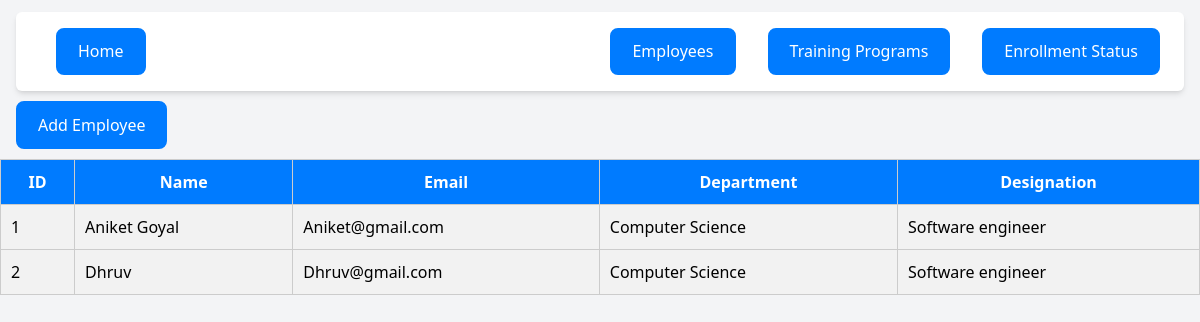
The page /employees on the database its author committed.
### ETT_App/models.py (models this page shows)
class Employee(models.Model):
    name = models.CharField(max_length=100)
    email = models.EmailField(unique=True)
    department = models.CharField(max_length=100)
    designation = models.CharField(max_length=100)

### ETT_App/views.py (the view)
# urls.py: path('employees', views.get_Employees,name='employees'),
def get_Employees(request):
    employees=Employee.objects.all()
    return render(request,'employees.html',{'employees':employees})

### templates/employees.html (shortened to what this page needs)
<!DOCTYPE html>
<html lang="en">
<head>
</head>
<body>
    <div style="margin: 10px 0;">
        {% include 'templates/nav.html' %}
    </div>
    <button><a href="add_employee">Add Employee</a></button>
    <table style="width: 100%; border-collapse: collapse; margin-top: 10px;">
        <thead>
            <tr style="background-color: #007BFF; color: white;">
                <th style="padding: 10px; border: 1px solid #ccc;">ID</th>
                <th style="padding: 10px; border: 1px solid #ccc;">Name</th>
                <th style="padding: 10px; border: 1px solid #ccc;">Email</th>
                <th style="padding: 10px; border: 1px solid #ccc;">Department</th>
                <th style="padding: 10px; border: 1px solid #ccc;">Designation</th>
            </tr>
        </thead>
        <tbody>
            {% for employee in employees %}
            <tr style="background-color: #f2f2f2;">
                <td style="padding: 10px; border: 1px solid #ccc;">{{ employee.id }}</td>
                <td style="padding: 10px; border: 1px solid #ccc;">{{ employee.name }}</td>
                <td style="padding: 10px; border: 1px solid #ccc;">{{ employee.email }}</td>
                <td style="padding: 10px; border: 1px solid #ccc;">{{ employee.department }}</td>
                <td style="padding: 10px; border: 1px solid #ccc;">{{ employee.designation }}</td>
            </tr>
            {% endfor %}
        </tbody>
    </table>
</body>
</html>

### templates/employees.html (style rules this page uses)
button { background-color: #007BFF; padding: 10px 20px; border: 2px solid #007bff; border-radius: 8px; font-size: 16px; margin-left: 1rem; }
a { text-decoration: None; color: white; }

### rows shown on the page
Employee: id "1", name "Aniket Goyal", email "Aniket@gmail.com", department "Computer Science", designation "Software engineer"
Employee: id "2", name "Dhruv", email "Dhruv@gmail.com", department "Computer Science", designation "Software engineer"
